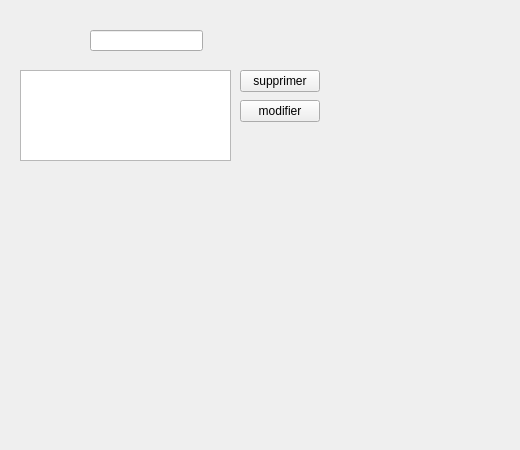
      <widget class="QWidget" name="tab_9">
       <attribute name="title">
        <string>liste categories</string>
       </attribute>
       <widget class="QTableView" name="tableView_Categories">
        <property name="geometry">
         <rect>
          <x>20</x>
          <y>70</y>
          <width>211</width>
          <height>91</height>
         </rect>
        </property>
       </widget>
       <widget class="QPushButton" name="pushButton_4">
        <property name="geometry">
         <rect>
          <x>240</x>
          <y>100</y>
          <width>80</width>
          <height>22</height>
         </rect>
        </property>
        <property name="text">
         <string>modifier</string>
        </property>
       </widget>
       <widget class="QPushButton" name="pushButton_Supprimer_4">
        <property name="geometry">
         <rect>
          <x>240</x>
          <y>70</y>
          <width>80</width>
          <height>22</height>
         </rect>
        </property>
        <property name="text">
         <string>supprimer</string>
        </property>
       </widget>
       <widget class="QLineEdit" name="lineEdit_23">
        <property name="geometry">
         <rect>
          <x>90</x>
          <y>30</y>
          <width>113</width>
          <height>21</height>
         </rect>
        </property>
       </widget>
       <widget class="QLabel" name="label_19">
        <property name="geometry">
         <rect>
          <x>10</x>
          <y>0</y>
          <width>501</width>
          <height>441</height>
         </rect>
        </property>
        <property name="text">
         <string/>
        </property>
        <property name="pixmap">
         <pixmap>../../Downloads/bf9afa2c96a1738df354fe821e18fa46.jpg</pixmap>
        </property>
       </widget>
       <zorder>label_19</zorder>
       <zorder>tableView_Categories</zorder>
       <zorder>pushButton_4</zorder>
       <zorder>pushButton_Supprimer_4</zorder>
       <zorder>lineEdit_23</zorder>
      </widget>
